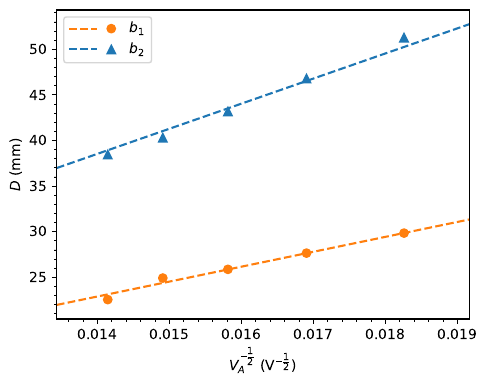

Write the Python code that produced this figure.
import numpy as np
import matplotlib.pyplot as plt
from scipy.optimize import curve_fit

D1s = 1e-3 * np.array((29.845,27.650,25.870,24.915,22.550))
D2s = 1e-3 * np.array((51.280,46.800,43.185,40.305,38.455))

u_D = 1e-3 * 0.035

Vs = 1e3 * np.array((3.0,3.5,4.0,4.5,5.0))

u_V = 1e3 * 0.1 / np.sqrt(12)

recta = lambda x, k : k*x

k1, u_k1 = curve_fit(recta, 1/np.sqrt(Vs), D1s, sigma = u_D)
k2, u_k2 = curve_fit(recta, 1/np.sqrt(Vs), D2s, sigma = u_D)

fig, ax = plt.subplots()

xlin = np.linspace(.95*np.min(1/np.sqrt(Vs)), 1.05*np.max(1/np.sqrt(Vs)), 1000)

ax.plot(xlin, 1e3 * recta(xlin, k1), ls = "dashed", color = "tab:orange", label = " ")
ax.plot(xlin, 1e3 * recta(xlin, k2), ls = "dashed", color = "tab:blue", label = " ")
ax.plot(1/np.sqrt(Vs), 1e3 * D1s, "o", color = "tab:orange", label = r"$b_1$")
ax.plot(1/np.sqrt(Vs), 1e3 * D2s, "^", color = "tab:blue", label = r"$b_2$")

ax.set_xlim(left = np.min(xlin), right = np.max(xlin))
ax.legend(loc = "best", ncol = 2, handletextpad = 0.3, columnspacing = -0.6)

ax.set_xlabel(r"$V_A^{-\dfrac{1}{2}}$ (V$^{-\dfrac{1}{2}}$)")
ax.set_ylabel(r"$D$ (mm)")

ax.xaxis.set_major_locator(plt.MultipleLocator(0.001))
ax.xaxis.set_minor_locator(plt.MultipleLocator(0.0002))
ax.yaxis.set_major_locator(plt.MultipleLocator(5))
ax.yaxis.set_minor_locator(plt.MultipleLocator(1))

fig.tight_layout()
fig.savefig("cuantica/difraccion_electrons/determinacion_lattice.pdf", dpi = 300, bbox_inches = "tight")

print(f"k1 = {k1}({u_k1})")
print(f"k2 = {k2}({u_k2})")

q = 1.6021e-19
m = 9.1091e-31
h = 6.6256e-34
L = 13.5e-2

d = lambda k : 2*L*h/(k*np.sqrt(2*m*q))
u_d = lambda d, k , u_k : d * u_k / k

d1, d2 = d(k1), d(k2)
u_d1, u_d2 = u_d(d1, k1, u_k1), u_d(d2, k2, u_k2)

print(f"d1 = {d1}({u_d1})")
print(f"d2 = {d2}({u_d2})")
